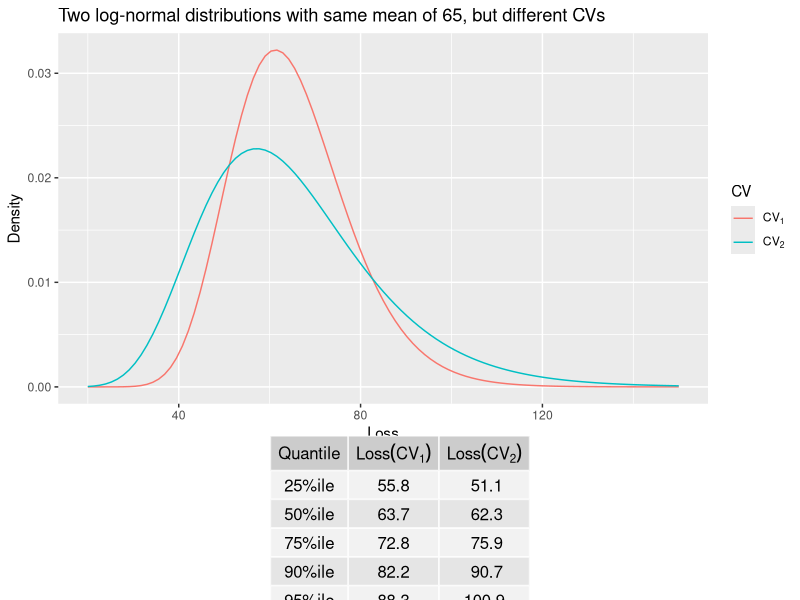

This figure's R source:
# Create some sample data
CV_1 <- 0.2
CV_2 <- 0.3
Mean <- 65
sigma_1 <- sqrt(log(1 + CV_1^2))
mu_1 <- log(Mean) - sigma_1^2 / 2
sigma_2 <- sqrt(log(1 + CV_2^2))
mu_2 <- log(Mean) - sigma_2^2 / 2
q <- c(0.25, 0.5, 0.75, 0.9, 0.95) 
SummaryTable <- data.frame(
  Quantile=paste0(100*q,"%ile"), 
  Loss_1=round(qlnorm(q, mu_1, sigma_1),1),
  Loss_2=round(qlnorm(q, mu_2, sigma_2),1)
)
# Create a plot 
library(ggplot2)
plt <- ggplot(data.frame(x=c(20, 150)), aes(x)) + 
  stat_function(fun=function(x) dlnorm(x, mu_1, sigma_1), 
                aes(colour="CV_1")) + 
  stat_function(fun=function(x) dlnorm(x, mu_2, sigma_2), 
                aes(colour="CV_2")) +
  scale_colour_discrete(name = "CV", 
                        labels=c(expression(CV[1]), expression(CV[2]))) +
  xlab("Loss") +  
  ylab("Density") +
  ggtitle(paste0("Two log-normal distributions with same mean of ",
                 Mean,", but different CVs")) 
# Create a table plot
library(gridExtra)
names(SummaryTable) <- c("Quantile", 
                         expression(Loss(CV[1])),
                         expression(Loss(CV[2])))
# Set theme to allow for plotmath expressions
tt <- ttheme_default(colhead=list(fg_params = list(parse=TRUE)))
tbl <- tableGrob(SummaryTable, rows=NULL, theme=tt)
# Plot chart and table into one object
grid.arrange(plt, tbl,
             nrow=2,
             as.table=TRUE,
             heights=c(3,1))